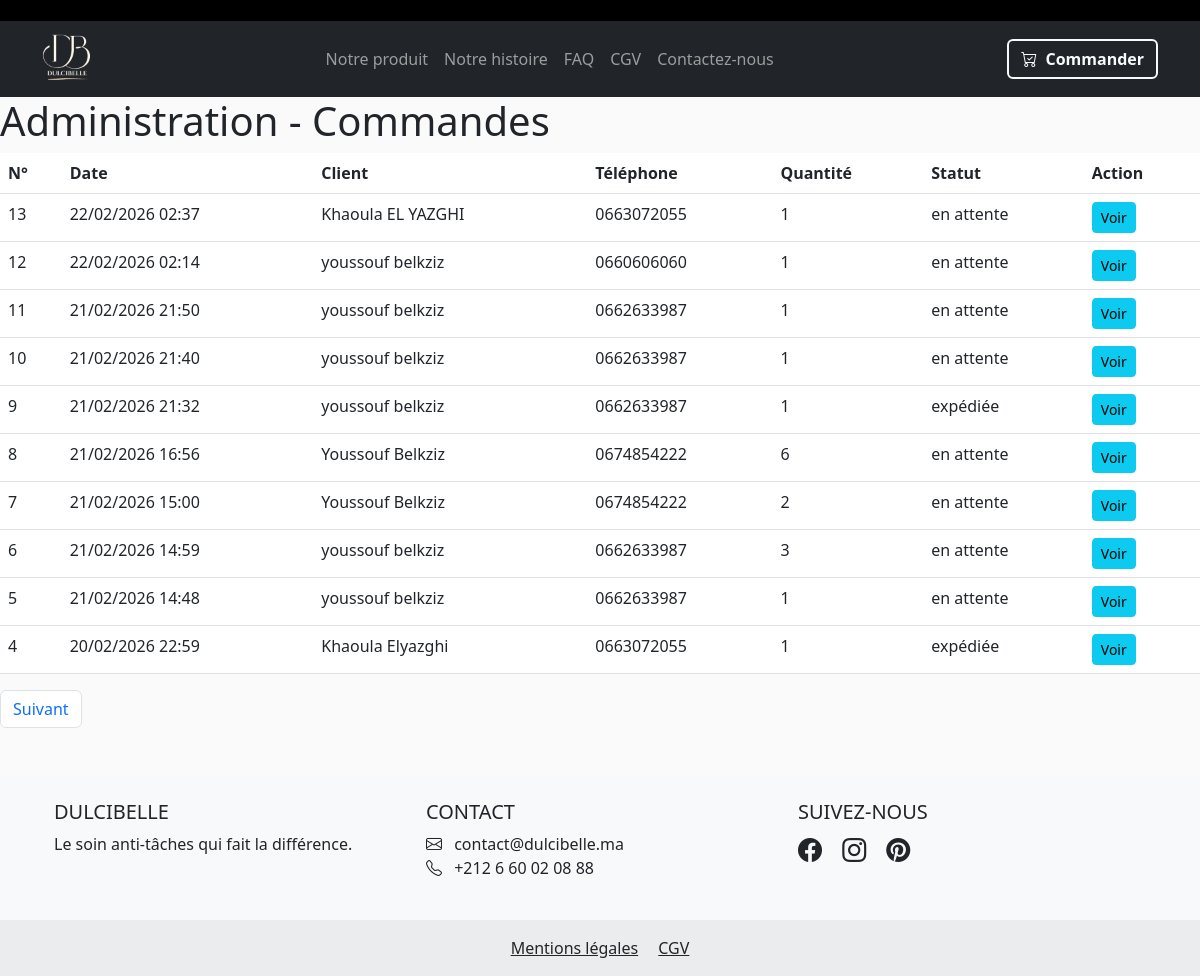
The app's page /admin/dashboard (signed in) with its own data.
### models.py (models this page shows, shortened)
class Commande(db.Model):
    id = db.Column(db.Integer, primary_key=True)
    nom = db.Column(db.String(50), nullable=False)
    prenom = db.Column(db.String(50), nullable=False)
    adresse = db.Column(db.String(200), nullable=False)
    telephone = db.Column(db.String(20), nullable=False)
    quantite = db.Column(db.Integer, default=1)
    date_commande = db.Column(db.DateTime, default=datetime.utcnow)
    statut = db.Column(db.String(20), default='en attente')
    email = db.Column(db.String(100), nullable=False)
    numero = db.Column(db.String(20), unique=True)

### app.py (the view)
@app.route('/admin/dashboard')
@login_required
def admin_dashboard():
    page = request.args.get('page', 1, type=int)
    commandes = Commande.query.order_by(Commande.date_commande.desc()).paginate(page=page, per_page=10)
    return render_template('admin_dashboard.html', commandes=commandes)

### app.py (called while the page is built)
def login_required(f):
    @wraps(f)
    def decorated_function(*args, **kwargs):
        if not session.get('admin_logged_in'):
            flash('Veuillez vous connecter pour accéder à cette page.', 'danger')
            return redirect(url_for('admin_login'))
        return f(*args, **kwargs)
    return decorated_function

### templates/admin_dashboard.html (shortened to what this page needs)
{% extends "base.html" %}
{% block content %}
<h1>Administration - Commandes</h1>
<table class="table">
    <thead>
        <tr>
            <th>N°</th>
            <th>Date</th>
            <th>Client</th>
            <th>Téléphone</th>
            <th>Quantité</th>
            <th>Statut</th>
            <th>Action</th>
        </tr>
    </thead>
    <tbody>
    {% for cmd in commandes.items %}
        <tr>
            <td>{{ cmd.id }}</td>
            <td>{{ cmd.date_commande.strftime('%d/%m/%Y %H:%M') }}</td>
            <td>{{ cmd.prenom }} {{ cmd.nom }}</td>
            <td>{{ cmd.telephone }}</td>
            <td>{{ cmd.quantite }}</td>
            <td>{{ cmd.statut }}</td>
            <td><a href="{{ url_for('admin_commande_detail', id=cmd.id) }}" class="btn btn-sm btn-info">Voir</a></td>
        </tr>
    {% endfor %}
    </tbody>
</table>
<nav>
    <ul class="pagination">
        {% if commandes.has_next %}
            <li class="page-item"><a class="page-link" href="{{ url_for('admin_dashboard', page=commandes.next_num) }}">Suivant</a></li>
        {% endif %}
    </ul>
</nav>
{% endblock %}

### static/style.css (style rules this page uses)
:root { --primary-dark: #573425; --primary-gold: #7d7000; --bg-soft: #fff6ea; --accent-beige: #c2b19c; --white: #ffffff; --black: #000000; }
body { background-color: #fafafa; }

### records on screen
Commande: id "13", date_commande "22/02/2026 02:37", prenom "Khaoula", nom "EL YAZGHI", telephone "0663072055", quantite "1", statut "en attente"
Commande: id "12", date_commande "22/02/2026 02:14", prenom "youssouf", nom "belkziz", telephone "0660606060", quantite "1", statut "en attente"
Commande: id "11", date_commande "21/02/2026 21:50", prenom "youssouf", nom "belkziz", telephone "0662633987", quantite "1", statut "en attente"
Commande: id "10", date_commande "21/02/2026 21:40", prenom "youssouf", nom "belkziz", telephone "0662633987", quantite "1", statut "en attente"
Commande: id "9", date_commande "21/02/2026 21:32", prenom "youssouf", nom "belkziz", telephone "0662633987", quantite "1", statut "expédiée"
Commande: id "8", date_commande "21/02/2026 16:56", prenom "Youssouf", nom "Belkziz", telephone "0674854222", quantite "6", statut "en attente"
Commande: id "7", date_commande "21/02/2026 15:00", prenom "Youssouf", nom "Belkziz", telephone "0674854222", quantite "2", statut "en attente"
Commande: id "6", date_commande "21/02/2026 14:59", prenom "youssouf", nom "belkziz", telephone "0662633987", quantite "3", statut "en attente"
Commande: id "5", date_commande "21/02/2026 14:48", prenom "youssouf", nom "belkziz", telephone "0662633987", quantite "1", statut "en attente"
Commande: id "4", date_commande "20/02/2026 22:59", prenom "Khaoula", nom "Elyazghi", telephone "0663072055", quantite "1", statut "expédiée"
